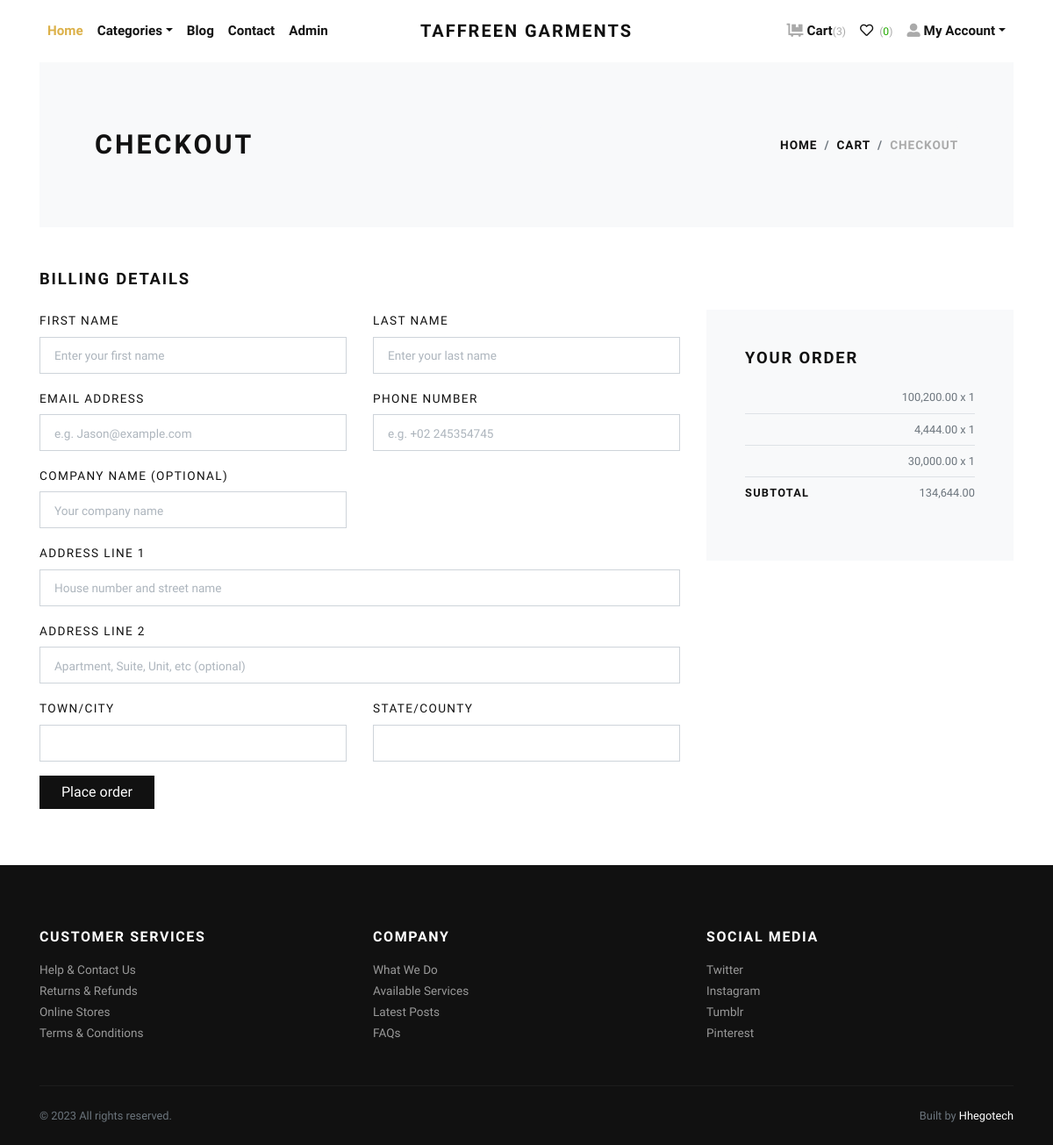
Screenshot of /checkout/ (signed in) with the database file from the repository.
### store/models.py (models this page shows, shortened)
class Cart(models.Model):
    user = models.ForeignKey(User, verbose_name="User", on_delete=models.CASCADE)
    product = models.ForeignKey(Product, verbose_name="Product", on_delete=models.CASCADE)
    quantity = models.PositiveIntegerField(default=1, verbose_name="Quantity")
    created_at = models.DateTimeField(auto_now_add=True, verbose_name="Created Date")
    updated_at = models.DateTimeField(auto_now=True, verbose_name="Updated Date")

class Product(models.Model):
    title = models.CharField(max_length=150, verbose_name="Product Title")
    slug = models.SlugField(max_length=160, verbose_name="Product Slug")
    sku = models.CharField(max_length=255, unique=True, verbose_name="Unique Product ID (SKU)", null=True)
    short_description = models.TextField(verbose_name="Short Description")
    popularity = models.PositiveIntegerField(default=0)
    detail_description = models.TextField(blank=True, null=True, verbose_name="Detail Description")
    product_image = models.ImageField(upload_to='product', blank=True, null=True, verbose_name="Product Image")
    price = models.DecimalField(max_digits=10, decimal_places=2)
    category = models.ForeignKey(Category, verbose_name="Product Categoy", on_delete=models.CASCADE)
    is_active = models.BooleanField(verbose_name="Is Active?")
    is_featured = models.BooleanField(verbose_name="Is Featured?")
    created_at = models.DateTimeField(auto_now_add=True, verbose_name="Created Date")
    updated_at = models.DateTimeField(auto_now=True, verbose_name="Updated Date")
    class Meta:
        verbose_name_plural = 'Products'
        ordering = ('-created_at', )

### store/views.py (the view)
# urls.py: path('checkout/', views.checkout, name="checkout"),
@login_required
def checkout(request):
    user = request.user
    if request.method == 'POST':
        form = CheckoutForm(request.POST)
        if form.is_valid():
            address_id = form.cleaned_data['address']
            address = get_object_or_404(Address, id=address_id)
            cart_items = Cart.objects.filter(user=user)
            total_amount = sum(item.product.price * item.quantity for item in cart_items)
            for cart_item in cart_items:
                Order.objects.create(user=user, address=address, product=cart_item.product, quantity=cart_item.quantity)
                cart_item.delete()
            return redirect('store:orders')
    else:
        form = CheckoutForm()
        cart_items = Cart.objects.filter(user=user)
        total_amount = sum(item.product.price * item.quantity for item in cart_items)
    return render(request, 'store/checkout.html', {'form': form, 'total_amount': total_amount, 'cart_items': cart_items})

### store/forms.py
class CheckoutForm(forms.Form):
    address = forms.ModelChoiceField(
        queryset=Address.objects.all(),
        empty_label="Select an address",
        widget=forms.Select(attrs={'class': 'form-control'}),
    )

### store/context_preprocessors.py (called while the page is built)
def store_menu(request):
    categories = Category.objects.filter(is_active=True)
    context = {
        'categories_menu': categories,
    }
    return context

def cart_menu(request):
    if request.user.is_authenticated:
        cart_items= Cart.objects.filter(user=request.user)
        context = {
            'cart_items': cart_items,
        }
    else:
        context = {}
    return context

### templates/store/checkout.html (shortened to what this page needs)
{% extends 'base.html' %}
{% load static %}
{% load humanize %}
    {% block content %}
      <div class="container">
        <section class="py-5 bg-light">
          <div class="container">
            <div class="row px-4 px-lg-5 py-lg-4 align-items-center">
              <div class="col-lg-6">
                <h1 class="h2 text-uppercase mb-0">Checkout</h1>
              </div>
              <div class="col-lg-6 text-lg-right">
                <nav aria-label="breadcrumb">
                  <ol class="breadcrumb justify-content-lg-end mb-0 px-0">
                    <li class="breadcrumb-item"><a href="index.html">Home</a></li>
                    <li class="breadcrumb-item"><a href="cart.html">Cart</a></li>
                    <li class="breadcrumb-item active" aria-current="page">Checkout</li>
                  </ol>
                </nav>
              </div>
            </div>
          </div>
        </section>
        <section class="py-5">
          <h2 class="h5 text-uppercase mb-4">Billing details</h2>
          <div class="row">
            <div class="col-lg-8">
              <form action="#">
                <div class="row">
                  <div class="col-lg-6 form-group">
                    <label class="text-small text-uppercase" for="firstName">First name</label>
                    <input class="form-control form-control-lg" id="firstName" type="text" placeholder="Enter your first name">
                  </div>
                  <div class="col-lg-6 form-group">
                    <label class="text-small text-uppercase" for="lastName">Last name</label>
                    <input class="form-control form-control-lg" id="lastName" type="text" placeholder="Enter your last name">
                  </div>
                  <div class="col-lg-6 form-group">
                    <label class="text-small text-uppercase" for="email">Email address</label>
                    <input class="form-control form-control-lg" id="email" type="email" placeholder="e.g. Jason@example.com">
                  </div>
                  <div class="col-lg-6 form-group">
                    <label class="text-small text-uppercase" for="phone">Phone number</label>
                    <input class="form-control form-control-lg" id="phone" type="tel" placeholder="e.g. +02 245354745">
                  </div>
                  <div class="col-lg-6 form-group">
                    <label class="text-small text-uppercase" for="company">Company name (optional)</label>
                    <input class="form-control form-control-lg" id="company" type="text" placeholder="Your company name">
                  </div>
                  <div class="col-lg-12 form-group">
                    <label class="text-small text-uppercase" for="address">Address line 1</label>
                    <input class="form-control form-control-lg" id="address" type="text" placeholder="House number and street name">
                  </div>
                  <div class="col-lg-12 form-group">
                    <label class="text-small text-uppercase" for="address">Address line 2</label>
                    <input class="form-control form-control-lg" id="addressalt" type="text" placeholder="Apartment, Suite, Unit, etc (optional)">
                  </div>
                  <div class="col-lg-6 form-group">
                    <label class="text-small text-uppercase" for="city">Town/City</label>
                    <input class="form-control form-control-lg" id="city" type="text">
                  </div>
                  <div class="col-lg-6 form-group">
                    <label class="text-small text-uppercase" for="state">State/County</label>
                    <input class="form-control form-control-lg" id="state" type="text">
                  </div>
                  <div class="col-lg-12 form-group">
                    <button class="btn btn-dark" type="submit">Place order</button>
                  </div>
                </div>
              </form>
            </div>
<div class="col-lg-4">
  <div class="card border-0 rounded-0 p-lg-4 bg-light">
      <div class="card-body">
          <h5 class="text-uppercase mb-4">Your order</h5>
          <ul class="list-unstyled mb-0">
              {% for cart_item in cart_items %}
              <li class="d-flex align-items-center justify-content-between">
                  <span class="text-muted small">{{ cart_item.product.price|intcomma }} x {{ cart_item.quantity }}</span>
              </li>
              <li class="border-bottom my-2"></li>
              {% endfor %}
              <li class="d-flex align-items-center justify-content-between mb-4">
                  <strong class="text-uppercase small font-weight-bold">Subtotal</strong>
                  <span class="text-muted small">{{ total_amount|intcomma }}</span>
              </li>
          </ul>
      </div>
  </div>
</div>
          </div>
        </section>
      </div>
      {% endblock content %}

### taffreen/static/css/style.default.css (style rules this page uses)
.text-small { font-size: 0.85rem !important; }
strong { font-weight: 700; }
.text-uppercase { text-transform: uppercase; letter-spacing: 0.1em; }
.btn { font-weight: 400; border: 1px solid transparent; font-family: inherit; padding: 0.375rem 1.5rem; font-size: 1rem; line-height: 1.5; border-radius: 0; transition: color 0.15s ease-in-out, background-color 0.15s ease-in-out, border-color 0.15s ease-in-out, box-shadow 0.15s ease-in-out; }
.btn-dark { color: #fff; background-color: #111111; border-color: #111111; }
body { font-family: "Libre Franklin", sans-serif; font-size: 1rem; font-weight: 400; line-height: 1.5; color: #111111; background-color: #fff; }
a { color: #dcb14a; text-decoration: none; }
h1, h2, h3, h4, h5, h6, .h1, .h2, .h3, .h4, .h5, .h6 { margin-bottom: 0.5rem; font-family: inherit; font-weight: 900; line-height: 1.2; color: inherit; }
h1, .h1 { font-size: 2.2rem; }
h2, .h2 { font-size: 1.9rem; }
h5, .h5 { font-size: 1.15rem; }
small, .small { font-size: 80%; font-weight: 400; }
.bg-light { background-color: #f8f9fa !important; }
.form-control { padding: 0.375rem 0.75rem; font-size: 1rem; line-height: 1.5; color: #495057; background-color: #fff; border: 1px solid #ced4da; border-radius: 0; transition: border-color 0.15s ease-in-out, box-shadow 0.15s ease-in-out; }
.form-control::placeholder { color: #adb5bd; font-size: 0.85rem; font-weight: 400; }
.form-control-lg { padding: 0.5rem 1rem; font-size: 1rem; line-height: 1.5; border-radius: 0; }
.card { background-color: #fff; border: 1px solid rgba(17, 17, 17, 0.125); border-radius: 0; }
.card-body { padding: 1.25rem; }
.breadcrumb { background: #f8f9fa; }
.breadcrumb-item { font-size: 0.85rem; text-transform: uppercase; letter-spacing: 0.07em; font-weight: 900; color: #111111; }
.breadcrumb-item a { color: inherit; transition: all 0.3s; }
.breadcrumb-item.active { color: #aaa; }

### rows the page displays
Cart: product.price "100,200.00", quantity "1"
Cart: product.price "4,444.00", quantity "1"
Cart: product.price "30,000.00", quantity "1"

### other values shown
{{ cart_items.count }} "3"
{{ products|length }} "0"
{{ total_amount|intcomma }} "134,644.00"
